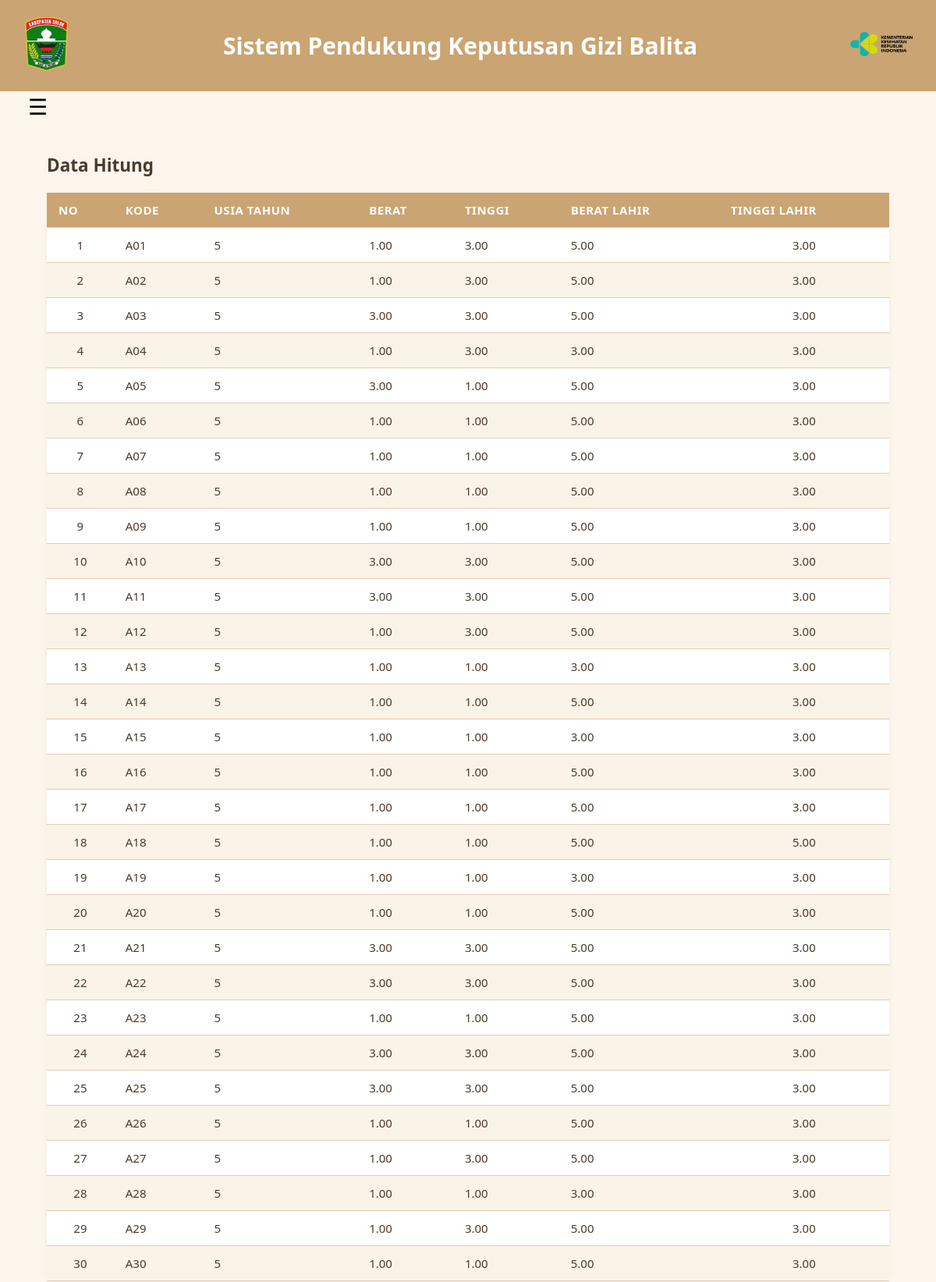
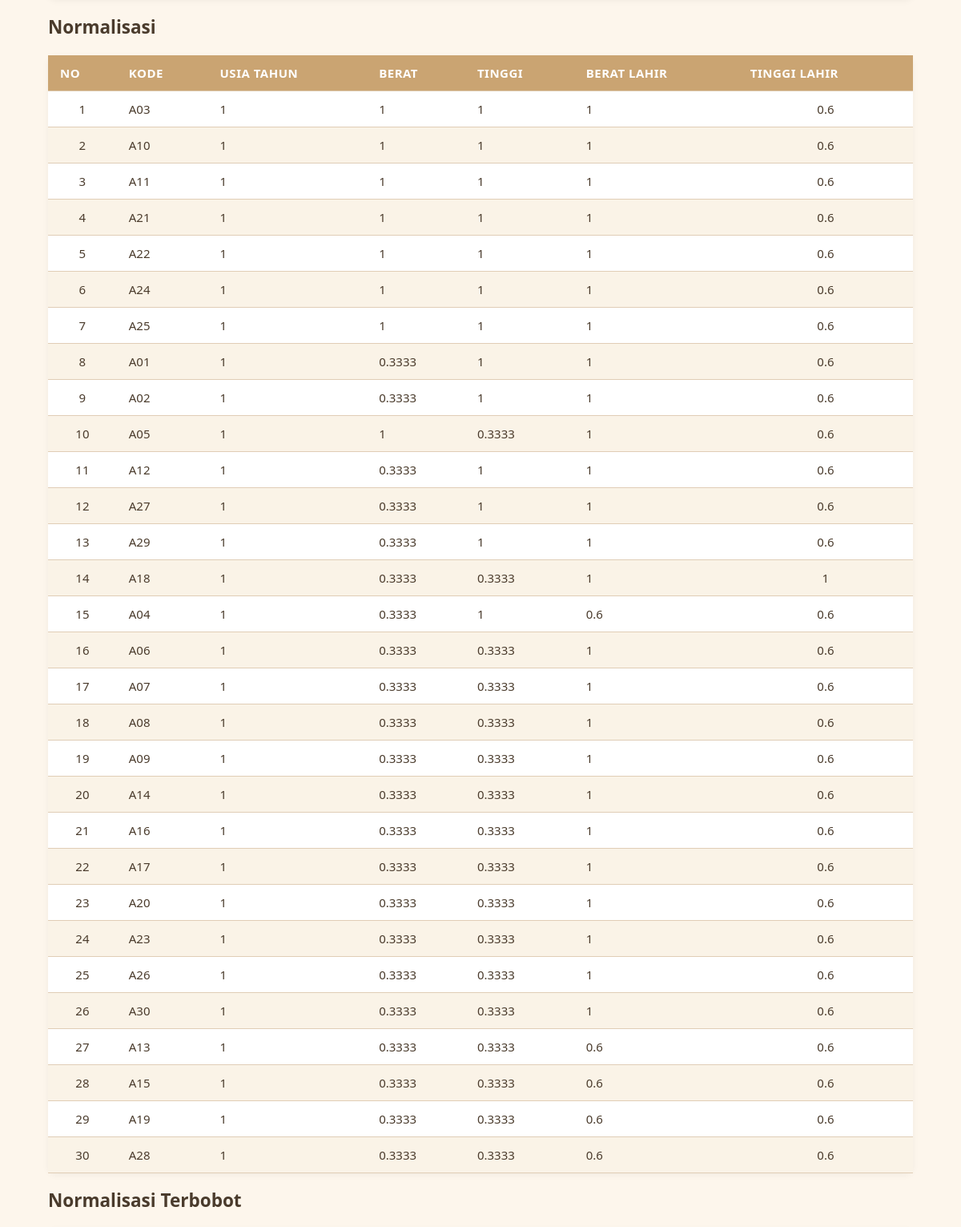
Page /perhitungan.php (signed in, upper part) on the committed database (2 pictures, top to bottom).
### tables this page shows
CREATE TABLE `tb_hitung` (
  `id_data` int(11) NOT NULL,
  `kode_alternatif` varchar(11) DEFAULT NULL,
  `usia_tahun` varchar(15) DEFAULT NULL,
  `tinggi` decimal(5,2) DEFAULT NULL,
  `berat` decimal(5,2) DEFAULT NULL,
  `tinggi_lahir` decimal(5,2) DEFAULT NULL,
  `berat_lahir` decimal(5,2) DEFAULT NULL
);

### perhitungan.php (the view, shortened to what this page needs)
<?php
require 'koneksi.php';
$bobot = [];
$stmt_bobot = $pdo->query("SELECT id_kriteria, bobot FROM tb_kriteria");
while ($row = $stmt_bobot->fetch(PDO::FETCH_ASSOC)) {
    $bobot[$row['id_kriteria']] = $row['bobot'];
}
$stmt_data = $pdo->query("SELECT * FROM tb_hitung");
$data = $stmt_data->fetchAll(PDO::FETCH_ASSOC);
$max_tinggi = $max_berat = $max_tinggi_lahir = $max_berat_lahir = 0;
$min_usia_tahun = PHP_INT_MAX;
foreach ($data as $row) {
    $min_usia_tahun = min($min_usia_tahun, $row['usia_tahun']);
    $max_tinggi = max($max_tinggi, $row['tinggi']);
    $max_berat = max($max_berat, $row['berat']);
    $max_tinggi_lahir = max($max_tinggi_lahir, $row['tinggi_lahir']);
    $max_berat_lahir = max($max_berat_lahir, $row['berat_lahir']);
}
$preferensi = [];
foreach ($data as $row) {
    $kode = $row['kode_alternatif'];
    $n_usia = $min_usia_tahun / $row['usia_tahun'];
    $n_tinggi = $row['tinggi'] / $max_tinggi;
    $n_berat = $row['berat'] / $max_berat;
    $n_tinggi_lahir = $row['tinggi_lahir'] / $max_tinggi_lahir;
    $n_berat_lahir = $row['berat_lahir'] / $max_berat_lahir;
    $c1 = $n_usia * $bobot[1];
    $c2 = $n_berat_lahir * $bobot[2];
    $c3 = $n_tinggi_lahir * $bobot[3];
    $c4 = $n_berat * $bobot[4];
    $c5 = $n_tinggi * $bobot[5];
    $nilai = $c1 + $c2 + $c3 + $c4 + $c5;
    $preferensi[] = [
        'kode' => $kode,
        'n_usia' => round($n_usia,4),
        'n_tinggi' => round($n_tinggi,4),
        'n_berat' => round($n_berat,4),
        'n_tinggi_lahir' => round($n_tinggi_lahir,4),
        'n_berat_lahir' => round($n_berat_lahir,4),
        'c1' => round($c1,4),
        'c2' => round($c2,4),
        'c3' => round($c3,4),
        'c4' => round($c4,4),
        'c5' => round($c5,4),
        'nilai' => round($nilai,4)
    ];
}
usort($preferensi, fn($a,$b) => $b['nilai'] <=> $a['nilai']);
?>
<!DOCTYPE html>
<html lang="id">
<head>
    <link rel="stylesheet" href="assets/styles.css">
</head>
<body>
    <header>
    <div class="logo">
        <img src="img/pus.png" alt="logo">
    </div>
    <h1>Sistem Pendukung Keputusan Gizi Balita</h1>
    <div class="logo2">
        <img src="img/logo_dinkes.png" alt="logo">
    </div>
    </header>
    <div class="container">
        <button class="hamburger">&#9776;</button>
        <main class="content">
            <div class="balita">
                 <h2>Data Hitung</h2>
                <table>
                    <thead>
                        <tr>
                            <th>No</th>
                            <th>Kode</th>
                            <th>Usia Tahun</th>
                            <th>Berat</th>
                            <th>Tinggi</th>
                            <th>Berat Lahir</th>
                            <th>Tinggi Lahir</th>
                        </tr>
                    </thead>
                    <tbody>
                        <?php $no=1; foreach ($data as $d): ?>
                        <tr>
                            <td><?= $no++ ?></td>
                            <td><?= htmlspecialchars($d['kode_alternatif']) ?></td>
                            <td><?= $d['usia_tahun'] ?></td>
                            <td><?= $d['berat'] ?></td>
                            <td><?= $d['tinggi'] ?></td>
                            <td><?= $d['berat_lahir'] ?></td>
                            <td><?= $d['tinggi_lahir'] ?></td>
                        </tr>
                        <?php endforeach ?>
                    </tbody>
                </table>
                <h2>Normalisasi</h2>
                <table>
                    <thead>
                        <tr>
                            <th>No</th>
                            <th>Kode</th>
                            <th>Usia Tahun</th>
                            <th>Berat</th>
                            <th>Tinggi</th>
                            <th>Berat Lahir</th>
                            <th>Tinggi Lahir</th>
                        </tr>
                    </thead>
                    <tbody>
                        <?php $no=1; foreach ($preferensi as $p): ?>
                        <tr>
                            <td><?= $no++ ?></td>
                            <td><?= htmlspecialchars($p['kode']) ?></td>
                            <td><?= $p['n_usia'] ?></td>
                            <td><?= $p['n_berat'] ?></td>
                            <td><?= $p['n_tinggi'] ?></td>
                            <td><?= $p['n_berat_lahir'] ?></td>
                            <td><?= $p['n_tinggi_lahir'] ?></td>
                        </tr>
                        <?php endforeach ?>
                    </tbody>
                </table>
                <h2>Normalisasi Terbobot</h2>
            </div>
        </main>
    </div>
</body>
</html>

### assets/styles.css (style rules this page uses)
body { font-family: 'Segoe UI', Tahoma, Geneva, Verdana, sans-serif; font-size: 15px; margin: 0; padding: 0; background-color: #fdf6ec; color: #4a3b2c; }
header { background: #caa472; color: white; padding: 20px 30px; display: flex; align-items: center; justify-content: space-between; position: relative; }
header .logo img { width: 60px; height: auto; }
header .logo2 img { width: 80px; height: auto; }
header h1 { margin: 0; }
main { display: flex; align-items: center; gap: 40px; }
.container { display: flex; min-height: calc(100vh - 80px); }
.content, .balita { flex: 1; padding: 30px; }
.content1, .balita { flex: 1; padding: 30px; }
table { width: 100%; border-collapse: separate; border-spacing: 0; margin-top: 20px; background: white; border-radius: 10px; box-shadow: 0 2px 8px rgba(0,0,0,0.05); }
table th, table td { border-bottom: 1px solid #e0cdb6; padding: 12px 15px; text-align: left; }
table th { background-color: #caa472; color: white; text-transform: uppercase; letter-spacing: 0.5px; }
table tr:nth-child(even) { background-color: #faf3e7; }
table td:nth-child(1), table td:last-child { text-align: center; }
.hamburger { position: absolute; top: 120px; left: 30px; font-size: 28px; background: none; border: none; color: rgb(0, 0, 0); cursor: pointer; z-index: 1001; }
.container { display: flex; }

### rows in the picture
tb_hitung: kode_alternatif "A01", usia_tahun "5", berat "1.00", tinggi "3.00", berat_lahir "5.00", tinggi_lahir "3.00"
tb_hitung: kode_alternatif "A02", usia_tahun "5", berat "1.00", tinggi "3.00", berat_lahir "5.00", tinggi_lahir "3.00"
tb_hitung: kode_alternatif "A03", usia_tahun "5", berat "3.00", tinggi "3.00", berat_lahir "5.00", tinggi_lahir "3.00"
tb_hitung: kode_alternatif "A04", usia_tahun "5", berat "1.00", tinggi "3.00", berat_lahir "3.00", tinggi_lahir "3.00"
tb_hitung: kode_alternatif "A05", usia_tahun "5", berat "3.00", tinggi "1.00", berat_lahir "5.00", tinggi_lahir "3.00"
tb_hitung: kode_alternatif "A06", usia_tahun "5", berat "1.00", tinggi "1.00", berat_lahir "5.00", tinggi_lahir "3.00"
tb_hitung: kode_alternatif "A07", usia_tahun "5", berat "1.00", tinggi "1.00", berat_lahir "5.00", tinggi_lahir "3.00"
tb_hitung: kode_alternatif "A08", usia_tahun "5", berat "1.00", tinggi "1.00", berat_lahir "5.00", tinggi_lahir "3.00"
tb_hitung: kode_alternatif "A09", usia_tahun "5", berat "1.00", tinggi "1.00", berat_lahir "5.00", tinggi_lahir "3.00"
tb_hitung: kode_alternatif "A10", usia_tahun "5", berat "3.00", tinggi "3.00", berat_lahir "5.00", tinggi_lahir "3.00"
tb_hitung: kode_alternatif "A11", usia_tahun "5", berat "3.00", tinggi "3.00", berat_lahir "5.00", tinggi_lahir "3.00"
tb_hitung: kode_alternatif "A12", usia_tahun "5", berat "1.00", tinggi "3.00", berat_lahir "5.00", tinggi_lahir "3.00"
tb_hitung: kode_alternatif "A13", usia_tahun "5", berat "1.00", tinggi "1.00", berat_lahir "3.00", tinggi_lahir "3.00"
tb_hitung: kode_alternatif "A14", usia_tahun "5", berat "1.00", tinggi "1.00", berat_lahir "5.00", tinggi_lahir "3.00"
tb_hitung: kode_alternatif "A15", usia_tahun "5", berat "1.00", tinggi "1.00", berat_lahir "3.00", tinggi_lahir "3.00"
tb_hitung: kode_alternatif "A16", usia_tahun "5", berat "1.00", tinggi "1.00", berat_lahir "5.00", tinggi_lahir "3.00"
tb_hitung: kode_alternatif "A17", usia_tahun "5", berat "1.00", tinggi "1.00", berat_lahir "5.00", tinggi_lahir "3.00"
tb_hitung: kode_alternatif "A18", usia_tahun "5", berat "1.00", tinggi "1.00", berat_lahir "5.00", tinggi_lahir "5.00"
tb_hitung: kode_alternatif "A19", usia_tahun "5", berat "1.00", tinggi "1.00", berat_lahir "3.00", tinggi_lahir "3.00"
tb_hitung: kode_alternatif "A20", usia_tahun "5", berat "1.00", tinggi "1.00", berat_lahir "5.00", tinggi_lahir "3.00"
tb_hitung: kode_alternatif "A21", usia_tahun "5", berat "3.00", tinggi "3.00", berat_lahir "5.00", tinggi_lahir "3.00"
tb_hitung: kode_alternatif "A22", usia_tahun "5", berat "3.00", tinggi "3.00", berat_lahir "5.00", tinggi_lahir "3.00"
tb_hitung: kode_alternatif "A23", usia_tahun "5", berat "1.00", tinggi "1.00", berat_lahir "5.00", tinggi_lahir "3.00"
tb_hitung: kode_alternatif "A24", usia_tahun "5", berat "3.00", tinggi "3.00", berat_lahir "5.00", tinggi_lahir "3.00"
tb_hitung: kode_alternatif "A25", usia_tahun "5", berat "3.00", tinggi "3.00", berat_lahir "5.00", tinggi_lahir "3.00"
tb_hitung: kode_alternatif "A26", usia_tahun "5", berat "1.00", tinggi "1.00", berat_lahir "5.00", tinggi_lahir "3.00"
tb_hitung: kode_alternatif "A27", usia_tahun "5", berat "1.00", tinggi "3.00", berat_lahir "5.00", tinggi_lahir "3.00"
tb_hitung: kode_alternatif "A28", usia_tahun "5", berat "1.00", tinggi "1.00", berat_lahir "3.00", tinggi_lahir "3.00"
tb_hitung: kode_alternatif "A29", usia_tahun "5", berat "1.00", tinggi "3.00", berat_lahir "5.00", tinggi_lahir "3.00"
tb_hitung: kode_alternatif "A30", usia_tahun "5", berat "1.00", tinggi "1.00", berat_lahir "5.00", tinggi_lahir "3.00"

### other values in the picture
$p['kode'] "A03"
$p['n_usia'] "1"
$p['n_berat'] "1"
$p['n_tinggi'] "1"
$p['n_berat_lahir'] "1"
$p['n_tinggi_lahir'] "0.6"
$p['kode'] "A10"
$p['kode'] "A11"
$p['kode'] "A21"
$p['kode'] "A22"
$p['kode'] "A24"
$p['kode'] "A25"
$p['kode'] "A01"
$p['n_berat'] "0.3333"
$p['kode'] "A02"
